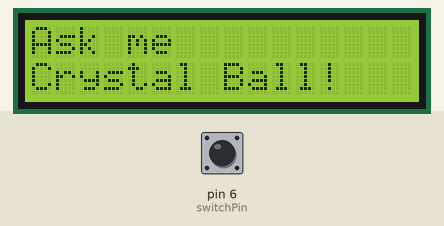
Recording of a sketch running on a simulated Arduino Uno, built with avr-gcc and run on an emulated ATmega328P. Parts: 16×2 character LCD. The inputs (shaded band) are chosen by the test bench; at power-on: pin 6 (switchPin) LOW. Random numbers use the default seed unless the sketch sets one.

Above: at 1.2 s.
1.3 s: pin 6 (switchPin) pulled HIGH for 0.15 s
At 2.6 s:
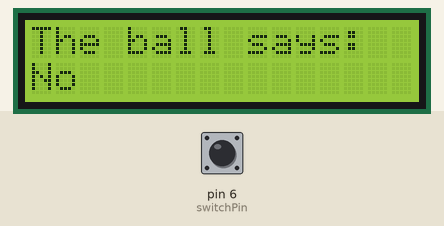
2.9 s: pin 6 (switchPin) pulled HIGH for 1 s
At 4.2 s:
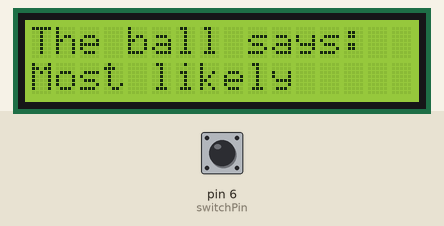
5.4 s: pin 6 (switchPin) pulsed HIGH 5 times (0.12 s each, 0.3 s apart)
At 6.8 s:
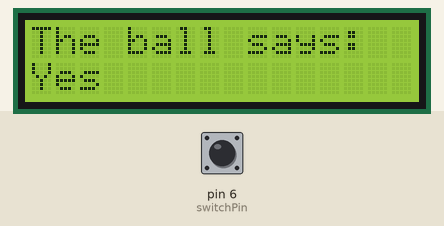
8.4 s: pin 6 (switchPin) pulled HIGH for 0.15 s
At 9.5 s:
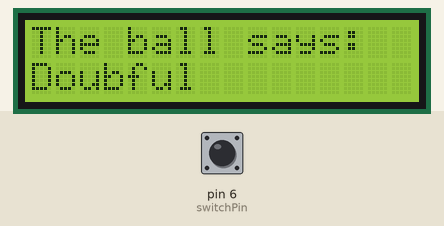
10.0 s: pin 6 (switchPin) pulled HIGH for 3.2 s
At 13.7 s:
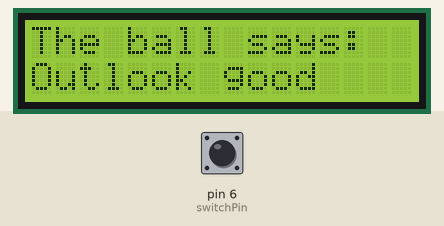
14.7 s: pin 6 (switchPin) pulled HIGH for 0.15 s
At 15.5 s:
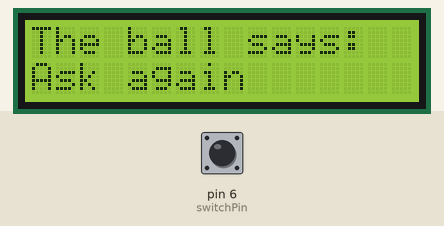
Timing chart, 0 to 17.3 s (numbered marks = the images above; inputs shaded):
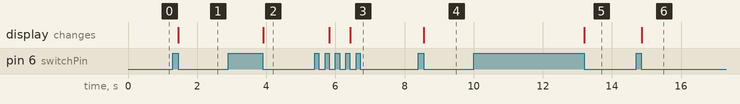

Measured:
- after the input at 1.3 s, the display: changes after 0.15 s (image 1)
- after the input at 2.9 s, the display: changes after 1.0 s (image 2)
- after the input at 5.4 s, the display: first changes after 0.43 s (image 3 shows a later state)
- after the input at 8.4 s, the display: changes after 0.16 s (image 4)
- after the input at 10.0 s, the display: changes after 3.2 s (image 5)
- after the input at 14.7 s, the display: changes after 0.16 s (image 6)

The sketch:

Crystak_Ball_11.ino
```cpp
#include <LiquidCrystal.h>
LiquidCrystal lcd(12,11,5,4,3,2);

const int switchPin = 6;
int switchState = 0;
int prevSwitchState = 0;
int reply;

void setup() {
  // put your setup code here, to run once:
  lcd.begin(16,2);
  pinMode(switchPin, INPUT);

  lcd.print("Ask me");
  lcd.setCursor(0,1);
  lcd.print("Crystal Ball!");
}

void loop() {
  // put your main code here, to run repeatedly:

  switchState = digitalRead(switchPin);

  if (switchState != prevSwitchState) {
    if (switchState == LOW) {
      reply = random(8);

      lcd.clear();
      lcd.setCursor(0,0);
      lcd.print("The ball says: ");
      lcd.setCursor(0,1);

      switch (reply){
        case 0:
          lcd.print("Yes");
          break;
        case 1:
          lcd.print("Most likely");
          break;
        case 2:
          lcd.print("Certainly");
          break;
        case 3:
          lcd.print("Outlook good");
          break;
        case 4:
          lcd.print("Unsure");
          break;
        case 5:
          lcd.print("Ask again");
          break;
        case 6:
          lcd.print("Doubful");
          break;
        case 7:
          lcd.print("No");
          break;
      }
    }
  }
  prevSwitchState = switchState;
}
```
